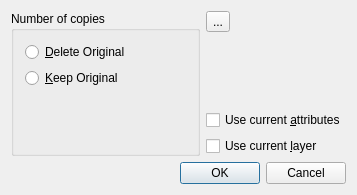
<?xml version="1.0" encoding="UTF-8"?>
<ui version="4.0">
 <class>QG_DlgMirror</class>
 <widget class="QDialog" name="QG_DlgMirror">
  <property name="geometry">
   <rect>
    <x>0</x>
    <y>0</y>
    <width>357</width>
    <height>195</height>
   </rect>
  </property>
  <property name="sizePolicy">
   <sizepolicy hsizetype="Minimum" vsizetype="Minimum">
    <horstretch>0</horstretch>
    <verstretch>0</verstretch>
   </sizepolicy>
  </property>
  <property name="minimumSize">
   <size>
    <width>300</width>
    <height>190</height>
   </size>
  </property>
  <property name="windowTitle">
   <string>Mirroring Options</string>
  </property>
  <layout class="QGridLayout">
   <item row="4" column="0" colspan="2">
    <widget class="QDialogButtonBox" name="buttonBox">
     <property name="standardButtons">
      <set>QDialogButtonBox::Cancel|QDialogButtonBox::Ok</set>
     </property>
    </widget>
   </item>
   <item row="2" column="1">
    <widget class="QCheckBox" name="cbCurrentAttributes">
     <property name="text">
      <string>Use current &amp;attributes</string>
     </property>
    </widget>
   </item>
   <item row="3" column="1">
    <widget class="QCheckBox" name="cbCurrentLayer">
     <property name="text">
      <string>Use current &amp;layer</string>
     </property>
    </widget>
   </item>
   <item row="0" column="1">
    <widget class="QToolButton" name="toolButton">
     <property name="text">
      <string>...</string>
     </property>
     <property name="icon">
      <iconset resource="../../../../../res/extui/extui.qrc">
       <normaloff>:/extui/dlgmodifymirror.png</normaloff>:/extui/dlgmodifymirror.png</iconset>
     </property>
     <property name="iconSize">
      <size>
       <width>80</width>
       <height>80</height>
      </size>
     </property>
    </widget>
   </item>
   <item row="0" column="0" rowspan="4">
    <widget class="QGroupBox" name="bgNumber">
     <property name="title">
      <string>Number of copies</string>
     </property>
     <layout class="QVBoxLayout">
      <item>
       <widget class="QRadioButton" name="rbMove">
        <property name="sizePolicy">
         <sizepolicy hsizetype="Minimum" vsizetype="Preferred">
          <horstretch>0</horstretch>
          <verstretch>0</verstretch>
         </sizepolicy>
        </property>
        <property name="minimumSize">
         <size>
          <width>0</width>
          <height>18</height>
         </size>
        </property>
        <property name="text">
         <string>&amp;Delete Original</string>
        </property>
       </widget>
      </item>
      <item>
       <widget class="QRadioButton" name="rbCopy">
        <property name="sizePolicy">
         <sizepolicy hsizetype="Minimum" vsizetype="Preferred">
          <horstretch>0</horstretch>
          <verstretch>0</verstretch>
         </sizepolicy>
        </property>
        <property name="minimumSize">
         <size>
          <width>0</width>
          <height>18</height>
         </size>
        </property>
        <property name="text">
         <string>&amp;Keep Original</string>
        </property>
       </widget>
      </item>
      <item>
       <spacer name="spacer7">
        <property name="orientation">
         <enum>Qt::Vertical</enum>
        </property>
        <property name="sizeType">
         <enum>QSizePolicy::Expanding</enum>
        </property>
        <property name="sizeHint" stdset="0">
         <size>
          <width>20</width>
          <height>21</height>
         </size>
        </property>
       </spacer>
      </item>
     </layout>
    </widget>
   </item>
  </layout>
 </widget>
 <layoutdefault spacing="6" margin="11"/>
 <resources>
  <include location="../../../../../res/extui/extui.qrc"/>
 </resources>
 <connections>
  <connection>
   <sender>buttonBox</sender>
   <signal>accepted()</signal>
   <receiver>QG_DlgMirror</receiver>
   <slot>accept()</slot>
   <hints>
    <hint type="sourcelabel">
     <x>178</x>
     <y>178</y>
    </hint>
    <hint type="destinationlabel">
     <x>20</x>
     <y>20</y>
    </hint>
   </hints>
  </connection>
  <connection>
   <sender>buttonBox</sender>
   <signal>rejected()</signal>
   <receiver>QG_DlgMirror</receiver>
   <slot>reject()</slot>
   <hints>
    <hint type="sourcelabel">
     <x>178</x>
     <y>178</y>
    </hint>
    <hint type="destinationlabel">
     <x>20</x>
     <y>20</y>
    </hint>
   </hints>
  </connection>
 </connections>
</ui>
